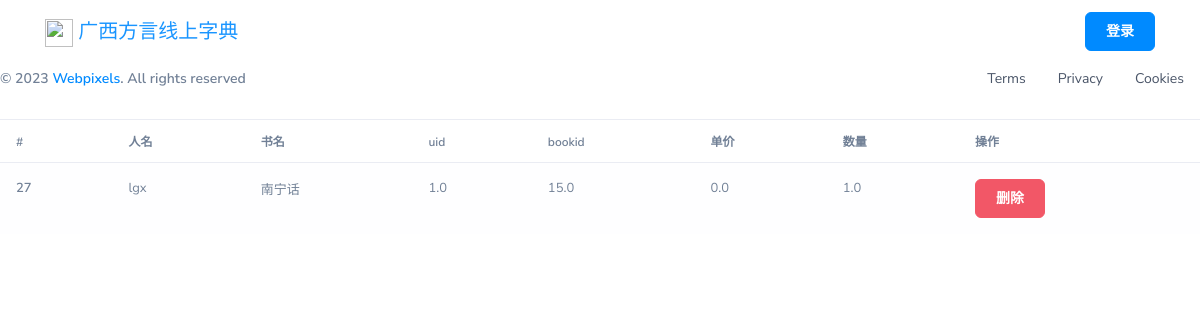
Before: /order with the older database file.
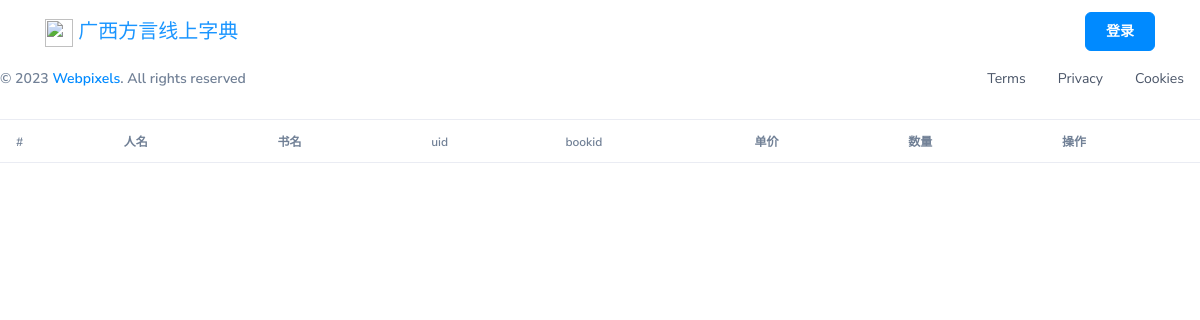
After: the same page with the newer database file.
### tables this page shows
CREATE TABLE orders(
    `oid` INTEGER PRIMARY KEY AUTOINCREMENT,
    `userid` double not null,
    `bookid` double not null,
    `allprice` double
, username varchar(200), bookname varchar(200), num double);

### app.py (the view)
@app.route('/order', methods=['GET'])
def get_order():
    conn = sqlite3.connect(DATABASE)
    cursor = conn.cursor()
    sql = 'select * from orders where 1=1 '
    cursor.execute(sql)
    res = cursor.fetchall()
    return render_template("order.html", order = res)

### app.py (called while the page is built)
@app.context_processor
def inject_user():
    user = None
    if"username" in session:
        user = session["username"]
    return dict(user = user)

### templates/order.html (shortened to what this page needs)
{%extends "index.html"%}
{% block content%}
<table class="table table-striped">
    <thead>
    <tr>
        <th scope="col">#</th>
        <th scope="col">人名</th>
        <th scope="col">书名</th>
        <th scope="col">uid</th>
        <th scope="col">bookid</th>
        <th scope="col">单价</th>
        <th scope="col">数量</th>
        <th scope="col">操作</th>
    </tr>
    </thead>
    <tbody>
    {% for order in order%}
    <tr>
        <th scope="row">{{order[0]}}</th>
        <td>{{order[4]}}</td>
        <td>{{order[5]}}</td>
        <td>{{order[1]}}</td>
        <td>{{order[2]}}</td>
        <td>{{order[3]}}</td>
        <td>{{order[6]}}</td>
        <td><button type="button" class="btn btn-danger btn-sm aaa" id="{{order[0]}}">删除</button></td>
    </tr>
    {% endfor %}
{% endblock%}

### templates/index.html (shortened to what this page needs)
{%extends "base.html"%}
{%block nav%}
<nav class="navbar navbar-expand-lg navbar-light bg-white">
  <div class="container">
      <a class="navbar-brand" href="/">
          <img  src="{{ url_for('static',filename = 'xiaogou.png')}}" >
          广西方言线上字典
      </a>
      <div class="collapse navbar-collapse" id="navbarCollapse">
          <ul class="navbar-nav mt-4 mt-lg-0 ml-auto">
            {% if user %}
              <li class="nav-item ">
                <a class="nav-link" href="/">首页</a>
              </li>
              <li class="nav-item ">
                  <a class="nav-link" href="/order">收藏夹</a>
              </li>
              <li class="nav-item dropdown dropdown-animate" data-toggle="hover">
                  <a class="nav-link" href="{{url_for('logout')}}">注销<span class="sr-only">(current)</span></a>
                  <!-- <div class="dropdown-menu dropdown-menu-single">
                      <a href="index.html" class="dropdown-item">Homepage</a>
                      <a href="about.html" class="dropdown-item">About u</a>
                      <a href="contact.html" class="dropdown-item">Contact</a>
                      <div class="dropdown-divider"></div>
                      <a href="login.html" class="dropdown-item">Login</a>
                  </div> -->
              </li>
              <!-- <li class="nav-item ">
                  <a class="nav-link" href="docs/index.html">Docs</a>
              </li> -->
          </ul>
          <a class="navbar-btn btn btn-sm btn-primary d-none d-lg-inline-block ml-3" href="#">
              {{user}}
          </a>
          {% else %}
          <a class="navbar-btn btn btn-sm btn-primary d-none d-lg-inline-block ml-3" href="/login">
            登录
          </a>
          {%endif%}
      </div>
  </div>
</nav>
{% endblock%}

### templates/base.html (shortened to what this page needs)
<html lang="en">
<head>
<link href="{{ url_for('static',filename = 'assets/css/quick-website.css')}}" rel="stylesheet"/>
</head>
<body>
{% block nav%}
{% endblock%}
{% block content%}
{% endblock%}
{% block footer%}
<div class="row align-items-center justify-content-md-between pb-4">
    <div class="col-md-6">
        <div class="copyright text-sm font-weight-bold text-center text-md-left">
            &copy; 2023 <a href="https://webpixels.io" class="font-weight-bold" target="_blank">Webpixels</a>. All rights reserved
        </div>
    </div>
    <div class="col-md-6">
        <ul class="nav justify-content-center justify-content-md-end mt-3 mt-md-0">
            <li class="nav-item">
                <a class="nav-link" href="#">
                    Terms
                </a>
            </li>
            <li class="nav-item">
                <a class="nav-link" href="#">
                    Privacy
                </a>
            </li>
            <li class="nav-item">
                <a class="nav-link" href="#">
                    Cookies
                </a>
            </li>
        </ul>
    </div>
</div>
{% endblock%}

Changed rows visible on the page:
removed orders: oid "27", username "lgx", bookname "南宁话", userid "1.0", bookid "15.0", allprice "0.0", num "1.0"
